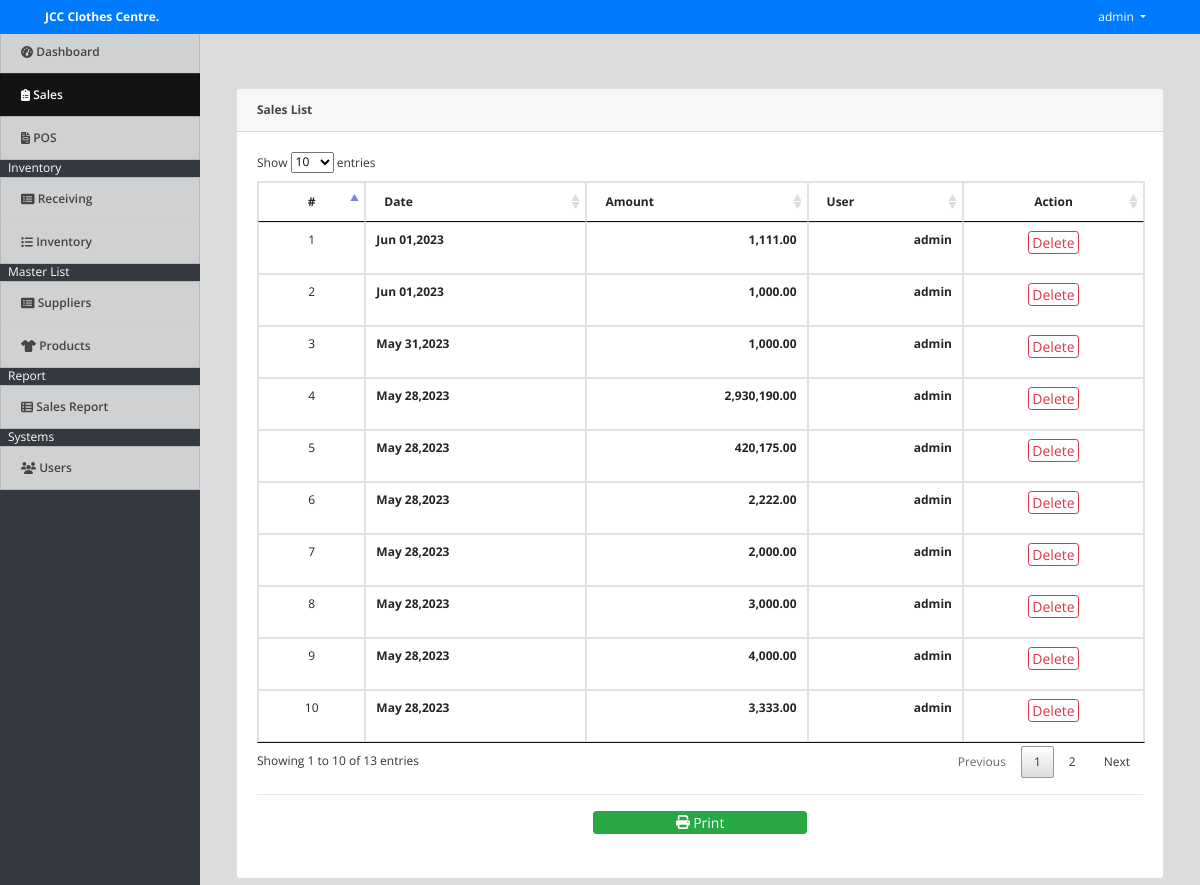
The page /index.php?page=sales (signed in) on the database its author committed.
### tables this page shows
CREATE TABLE `users` (
  `id` int(11) NOT NULL,
  `name` text NOT NULL,
  `username` varchar(200) NOT NULL,
  `password` text NOT NULL,
  `type` tinyint(1) NOT NULL COMMENT '1=Admin,2=Staff',
  `login_status` varchar(20) NOT NULL
);

CREATE TABLE `sales` (
  `id` int(11) NOT NULL,
  `user_id` int(11) NOT NULL,
  `total_amount` float NOT NULL,
  `amount_tendered` int(11) NOT NULL,
  `inventory_ids` text NOT NULL,
  `date_created` datetime NOT NULL DEFAULT current_timestamp()
);

### sales.php (the view, shortened to what this page needs)
<?php
    include 'db_connect.php';
?>
<div class="container-fluid">
	<div class="col-lg-12">
		<div class="row">
			<div class="col-md-12">
				<div class="card">
					<div class="card-header">
						<b>Sales List</b>
					</div>
					<div class="card-body">
						<table id="my-table" class="table table-condensed table-bordered table-hover">
							<thead>
								<tr>
									<th class="text-center">#</th>
									<th class="">Date</th>
									<th class="">Amount</th>
									<th class="">User</th>
									<?php if($_SESSION['login_type'] != 2): ?>
										<th class="text-center">Action</th>
									<?php endif; ?>
								</tr>
							</thead>
							<tbody>
								<?php
								$i = 1;
								$order = $conn->query("SELECT * FROM sales order by unix_timestamp(date_created) desc ");
								while($row=$order->fetch_assoc()):
                  	$orders = $conn->query("SELECT * FROM users where id = {$row['user_id']} ");
								  	while($rows=$orders->fetch_assoc()):
								?>
								<tr>
									<td class="text-center"><?php echo $i++ ?></td>
									<td>
										<p> <b><?php echo date("M d,Y",strtotime($row['date_created'])) ?></b></p>
									</td>
									<td>
										<p class="text-right"> <b><?php echo number_format($row['total_amount'],2) ?></b></p>
									</td>
                	<td>
										<p class="text-right"> <b><?php echo $rows['name'] ?></b></p>
									</td>
									<?php if($_SESSION['login_type'] != 2): ?>
										<td class="text-center">
											<button class="btn btn-sm btn-outline-danger delete_order" type="button" data-id="<?php echo $row['id'] ?>">Delete</button>
										</td>
									<?php endif; ?>
								</tr>
                	<?php endwhile; ?>
								<?php endwhile; ?>
							</tbody>
						</table>
						<hr>
                <div class="col-md-12 mb-4">
                    <center>
                        <button class="btn btn-success btn-sm col-sm-3" type="button" id="print"><i class="fa fa-print"></i> Print</button>
                    </center>
                </div>
					</div>
				</div>
			</div>
		</div>
	</div>
</div>

### index.php (shortened to what this page needs)
<!DOCTYPE html>
<html lang="en">
	<head>
		<?php
	include('./header.php');
	?>
</head>
<body>
	<?php include 'topbar.php' ?>
	<?php include 'navbar.php' ?>
		<main id="view-panel">
			<?php
		if(isset($_GET['page'])) {
			if(  $_GET['page'] == 'home' || $_GET['page'] == 'sales' || $_GET['page'] == 'receiving' || $_GET['page'] == 'inventory' || $_GET['page'] == 'suppliers' || $_GET['page'] == 'products' || $_GET['page'] == 'sales_report' || $_GET['page'] == 'users' || $_GET['page'] == 'manage_receiving') {
				$page = isset($_GET['page']) ? $_GET['page'] :'home';
				$page2 = $page ? $page : 'home';
				include $page2.'.php';
			} else {
				$page2 = 'home';
				include $page2.'.php';
			}
		} else {
			include 'home.php';
		}
	?>
  </main>
</body>
</html>

### header.php (shortened to what this page needs)
<link rel="stylesheet" href="assets/font-awesome/css/all.min.css">
<link href="assets/css/select2.min.css" rel="stylesheet">
<link href="assets/vendor/bootstrap/css/bootstrap.min.css" rel="stylesheet">
<link href="assets/vendor/icofont/icofont.min.css" rel="stylesheet">
<link href="assets/vendor/boxicons/css/boxicons.min.css" rel="stylesheet">
<link href="assets/vendor/venobox/venobox.css" rel="stylesheet">
<link href="assets/vendor/animate.css/animate.min.css" rel="stylesheet">
<link href="assets/vendor/remixicon/remixicon.css" rel="stylesheet">
<link href="assets/vendor/owl.carousel/assets/owl.carousel.min.css" rel="stylesheet">
<link href="assets/vendor/bootstrap-datepicker/css/bootstrap-datepicker.min.css" rel="stylesheet">
<link href="assets/DataTables/datatables.min.css" rel="stylesheet">
<link href="assets/css/jquery.datetimepicker.min.css" rel="stylesheet">
<link href="assets/css/style.css" rel="stylesheet">
<link type="text/css" rel="stylesheet" href="assets/css/jquery-te-1.4.0.css">

### topbar.php (shortened to what this page needs)
<nav class="navbar navbar-light fixed-top bg-primary" style="padding:0">
  <div class="container-fluid mt-2 mb-2">
  	<div class="col-lg-12">
      <div class="col-md-4 float-left text-white">
        <large><b>JCC Clothes Centre.</b></large>
      </div>
	  	<div class="float-right">
        <div class=" dropdown mr-4">
            <a href="#" class="text-white dropdown-toggle"  id="account_settings" data-toggle="dropdown" aria-haspopup="true" aria-expanded="false"><?php echo $_SESSION['login_name'] ?> </a>
        </div>
      </div>
  </div>
</nav>

### navbar.php (shortened to what this page needs)
<nav id="sidebar" class='mx-lt-5 bg-dark' >
	<div class="sidebar-list">
		<a href="index.php?page=home" class="nav-item nav-home"><span class='icon-field'><i class="fa fa-tachometer-alt "></i></span> Dashboard</a>
		<a href="index.php?page=sales" class="nav-item nav-sales"><span class='icon-field'><i class="fa fa-clipboard-list "></i></span> Sales</a>
		<a href="pos/index.php" class="nav-item nav-pos"><span class='icon-field'><i class="fa fa-file-invoice "></i></span> POS</a>
		<?php if($_SESSION['login_type'] == 1): ?>
		<div class="mx-2 text-white">Inventory</div>
		<a href="index.php?page=receiving" class="nav-item nav-receiving"><span class='icon-field'><i class="fa fa-list-alt "></i></span> Receiving</a>
		<a href="index.php?page=inventory" class="nav-item nav-inventory"><span class='icon-field'><i class="fa fa-list "></i></span> Inventory</a>
		<div class="mx-2 text-white">Master List</div>
		<a href="index.php?page=suppliers" class="nav-item nav-suppliers"><span class='icon-field'><i class="fa fa-list-alt "></i></span> Suppliers</a>
		<a href="index.php?page=products" class="nav-item nav-products"><span class='icon-field'><i class="fa fa-tshirt "></i></span> Products</a>
		<div class="mx-2 text-white">Report</div>
		<a href="index.php?page=sales_report" class="nav-item nav-sales_report"><span class='icon-field'><i class="fa fa-th-list"></i></span> Sales Report</a>
		<div class="mx-2 text-white">Systems</div>
		<a href="index.php?page=users" class="nav-item nav-users"><span class='icon-field'><i class="fa fa-users "></i></span> Users</a>
		<?php endif; ?>
	</div>
</nav>

### assets/css/style.css (style rules this page uses)
body { font-family: "Open Sans", sans-serif; color: #444444; width: 100%; height: calc(100%); font-size: 12px; }
a { color: #1977cc; }
nav#sidebar { height: calc(100%); position: fixed; z-index: 99; left: 0; width: 200px; font-size: 12px; top: 2.5em; }
a.nav-item { position: relative; display: block; padding: .75rem 1.25rem; margin-bottom: -1px; border: 1px solid rgba(0,0,0,.125); background-color: #ffffffc4; color: #484343; font-weight: 600; }
a.nav-item:hover, .nav-item.active { background-color: #000000ad; color: #fffafa; }
main#view-panel { margin-left: 200px; width:calc(100% - 200px); margin-top: 2.8em; padding: .5em }
.btn-sm { padding: .0001rem .2rem; }

### index.php (style rules this page uses)
body { background: #80808045; }

### rows shown on the page
sales: date_created "Jun 01,2023", total_amount "1,111.00"
users: name "admin"
sales: date_created "Jun 01,2023", total_amount "1,000.00"
sales: date_created "May 31,2023", total_amount "1,000.00"
sales: date_created "May 28,2023", total_amount "2,930,190.00"
sales: date_created "May 28,2023", total_amount "420,175.00"
sales: date_created "May 28,2023", total_amount "2,222.00"
sales: date_created "May 28,2023", total_amount "2,000.00"
sales: date_created "May 28,2023", total_amount "3,000.00"
sales: date_created "May 28,2023", total_amount "4,000.00"
sales: date_created "May 28,2023", total_amount "3,333.00"

### other values the page prints
$_SESSION['login_name'] "admin"
